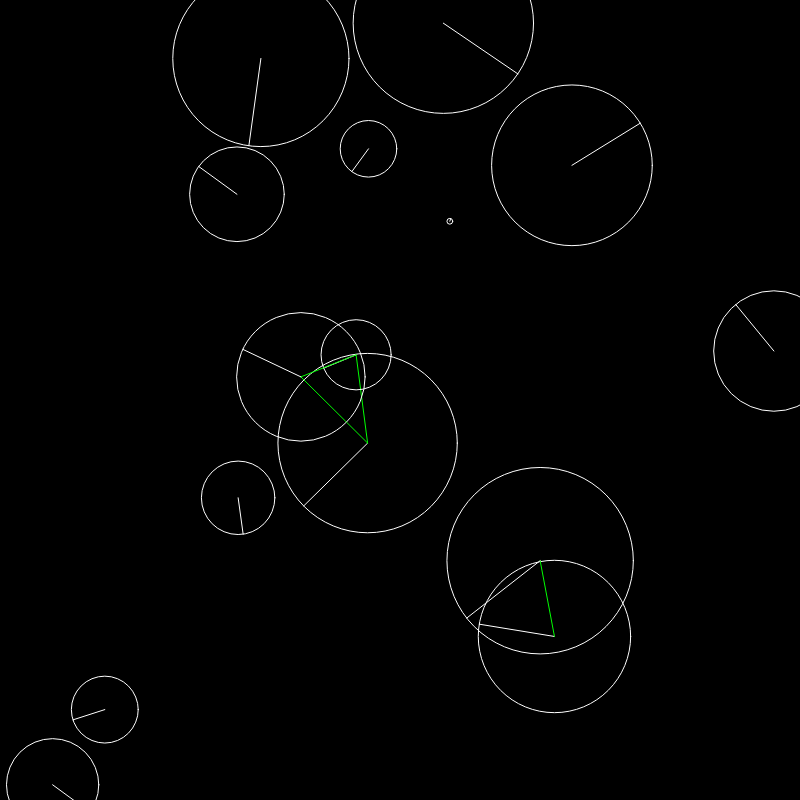
Frame 1 (no input)
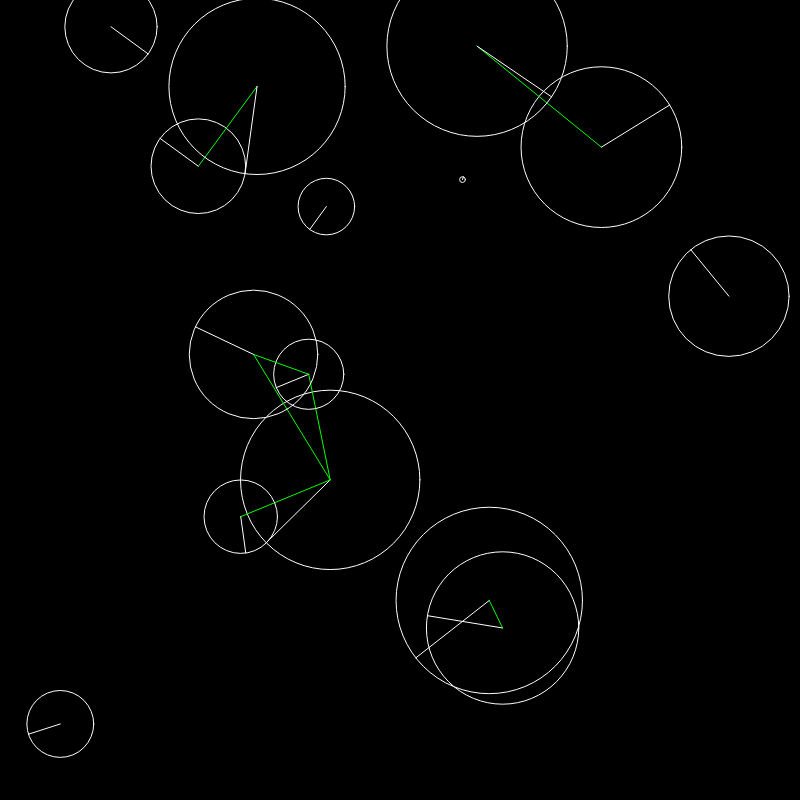
Frame 60 (no input)
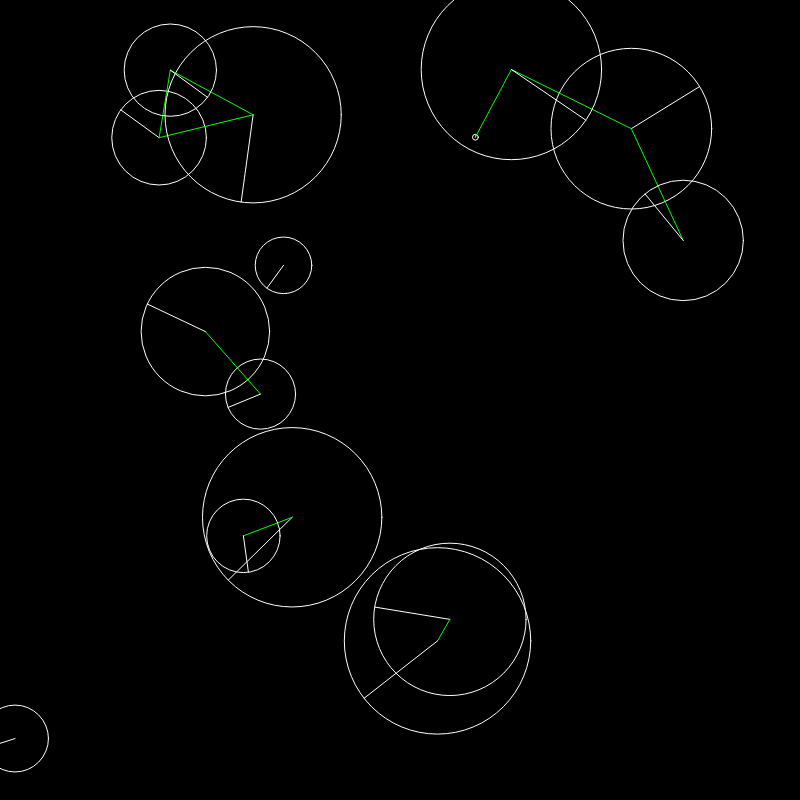
Frame 120 (the mouse pressed at the canvas centre since frame 60)

The p5.js sketch that drew these frames (run headless with seeded random() and noise() and a simulated clock; from frame 60 on, the mouse is pressed at the canvas centre):

// p5.js sketch
// ── sketch.js
var agents = [];

function setup() {
  createCanvas(800, 800);
  
  for (var i=0; i<15; i++) {
    var a = new Agent(random(width), random(height), random(-1, 1), random(-1, 1), random(100));
    agents.push(a);
  }
}

function draw() {
  background(0);
  
  // update loop for the agents
  for (var i=0; i<agents.length; i++) {
    
    // update the agents position
    agents[i].update(); 
    
    // before we do the comparison, let's clear (empty) each agents'
    // intersectingAgents list, so that it only holds the intersecting
    // agents at that frame and not all previous frames
    agents[i].intersectingAgents = [];
    
    // then we loop through all of the other agents, and add them
    // to agent[i]'s list of intersecting agents if they intersect.
    
    // by starting the j-loop at j=i+1, we avoid comparing
    // combinations of agents more than once, and end up comparing every
    // agent to every other agent exactly once, i.e.
    // (0, 1), (0, 2), (0, 3).... (1, 2), (1, 3), (1, 4).... (2, 3), (2, 4) .... so on
    
    for (var j=i+1; j<agents.length; j++) {
      // check if agent i and agent j are intersecting
      if (checkIfAgentsIntersecting(agents[i], agents[j])) {
        // if agent i and agent j are intersecting, add them
        // to each others intersectingAgents arrays
        agents[i].intersectingAgents.push(agents[j]);
        agents[j].intersectingAgents.push(agents[i]);
      }
    }
  }
  
  // at the end of this update loop, each agent has a list of the other
  // agents which it intersects with in the array intersectingAgents
  
  
  // now instead of simply drawing the agents,
  // let's draw a line connecting the centers of any intersecting agents
  for (var i=0; i<agents.length; i++) {
    
    // draw the agent
    stroke(255);
    agents[i].draw();
    
    // loop through each of the agents inside this agent's intersectingAgents list
    for (var j=0; j<agents[i].intersectingAgents.length; j++) {
      
      // for each agent in the current agent's intersectingAgents list ("other"),
      // draw a green line connecting it's center to the center of the current agent
      var other = agents[i].intersectingAgents[j];
      stroke(0, 255, 0);            
      line(agents[i].position.x, agents[i].position.y, other.position.x, other.position.y);
    }
    
  }
  
  
}

// this function will take two agents as input and return true/false
// depending on if they are intersecting (see p10_intersecting_circles)
function checkIfAgentsIntersecting(a, b) {    // a and b are agents
  var d = dist(a.position.x, a.position.y, b.position.x, b.position.y);
  if (d < a.radius + b.radius) {
    return true;
  }
  else {
    return false;
  }
}


function Agent(x_, y_, vx_, vy_, rad) {
  this.position = {x:x_, y:y_};   // position of the agent
  this.velocity = {x:vx_, y:vy_}; // velocity (speed) of the agent
  this.radius = rad;              // radius of the agent
  this.intersectingAgents = [];   // an array of the other agents which are intersecting with this agent
  
  // add velocity to the position to move the circle
  this.update = function() {
    this.position.x += this.velocity.x;
    this.position.y += this.velocity.y;
    this.wrap();
  }
  
  // wrapping function to wrap the agent around the screen
  // if it goes off of it
  this.wrap = function() {
    if (this.position.x > width) {
      this.position.x = 0;
    }
    if (this.position.x < 0) {
      this.position.x = width;
    }
    if (this.position.y > height) {
      this.position.y = 0;
    }
    if (this.position.y < 0) {
      this.position.y = height;
    }
  }
  
  // draw the agent
  this.draw = function() {
    noFill();
    ellipse(this.position.x, this.position.y, 2 * this.radius, 2 * this.radius);
    var angle = atan2(this.velocity.y, this.velocity.x);
    line(this.position.x, this.position.y, this.position.x + this.radius * cos(angle), this.position.y + this.radius * sin(angle));
  }
}
